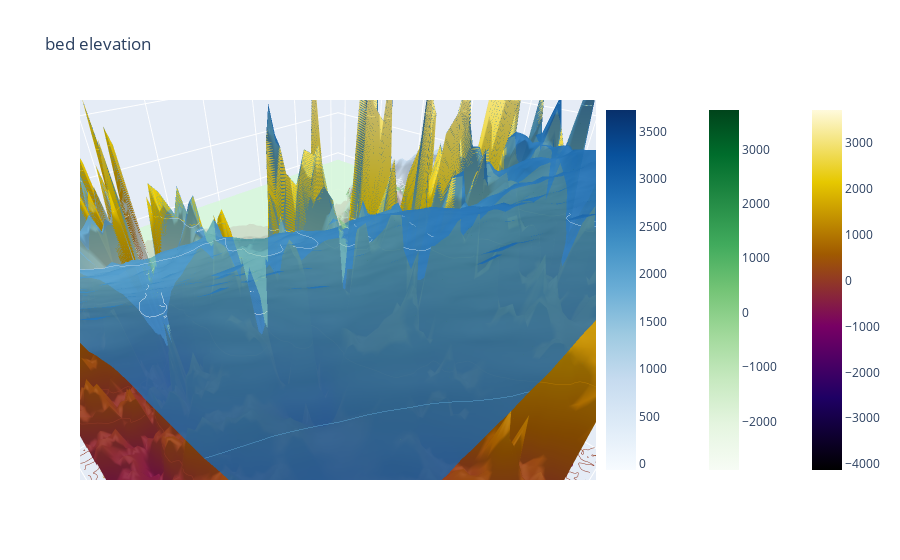

Notebook code cell kept with this figure:
### Code cell
fig = go.Figure(
    data=[
        go.Surface(
            z=grid.values,
            colorscale="Blues",
            opacity=0.8,
            colorbar_x=1,
        ),
        go.Surface(
            z=grid2.values,
            colorscale="Greens",
            opacity=0.4,
            colorbar_x=1.2,
        ),
        go.Surface(
            z=grid3.values,
            colorscale="Electric",
            colorbar_x=1.4,
        ),
    ],
)


fig.update_traces(
    contours_z=dict(
        show=True,
        usecolormap=True,
        highlightcolor="limegreen",
        project_z=True,
    ),
)

camera = dict(eye=dict(x=0.5, y=0.5, z=0.5))
fig.update_layout(
    title=title,
    scene_camera=camera,
)

fig.show()

### Figure 1 — Plotly figure (JSON) as saved in the notebook; plotly's stock layout.template omitted (floating-point values rounded to 4 significant figures; data arrays with more than 128 entries replaced by an {"elided": "..."} marker saying what was removed)
{"data": [{"colorbar": {"x": 1}, "colorscale": [[0, "rgb(247,251,255)"], [0.125, "rgb(222,235,247)"], [0.25, "rgb(198,219,239)"], [0.375, "rgb(158,202,225)"], [0.5, "rgb(107,174,214)"], [0.625, "rgb(66,146,198)"], [0.75, "rgb(33,113,181)"], [0.875, "rgb(8,81,156)"], [1, "rgb(8,48,107)"]], "contours": {"z": {"highlightcolor": "limegreen", "project": {"z": true}, "show": true, "usecolormap": true}}, "opacity": 0.8, "type": "surface", "z": {"elided": "140x140 float values"}}, {"colorbar": {"x": 1.2}, "colorscale": [[0, "rgb(247,252,245)"], [0.125, "rgb(229,245,224)"], [0.25, "rgb(199,233,192)"], [0.375, "rgb(161,217,155)"], [0.5, "rgb(116,196,118)"], [0.625, "rgb(65,171,93)"], [0.75, "rgb(35,139,69)"], [0.875, "rgb(0,109,44)"], [1, "rgb(0,68,27)"]], "contours": {"z": {"highlightcolor": "limegreen", "project": {"z": true}, "show": true, "usecolormap": true}}, "opacity": 0.4, "type": "surface", "z": {"elided": "140x140 float values"}}, {"colorbar": {"x": 1.4}, "colorscale": [[0, "rgb(0,0,0)"], [0.2, "rgb(30,0,100)"], [0.4, "rgb(120,0,100)"], [0.6, "rgb(160,90,0)"], [0.8, "rgb(230,200,0)"], [1, "rgb(255,250,220)"]], "contours": {"z": {"highlightcolor": "limegreen", "project": {"z": true}, "show": true, "usecolormap": true}}, "type": "surface", "z": {"elided": "140x140 float values"}}], "layout": {"scene": {"camera": {"eye": {"x": 0.5, "y": 0.5, "z": 0.5}}}, "title": {"text": "bed elevation"}}}
